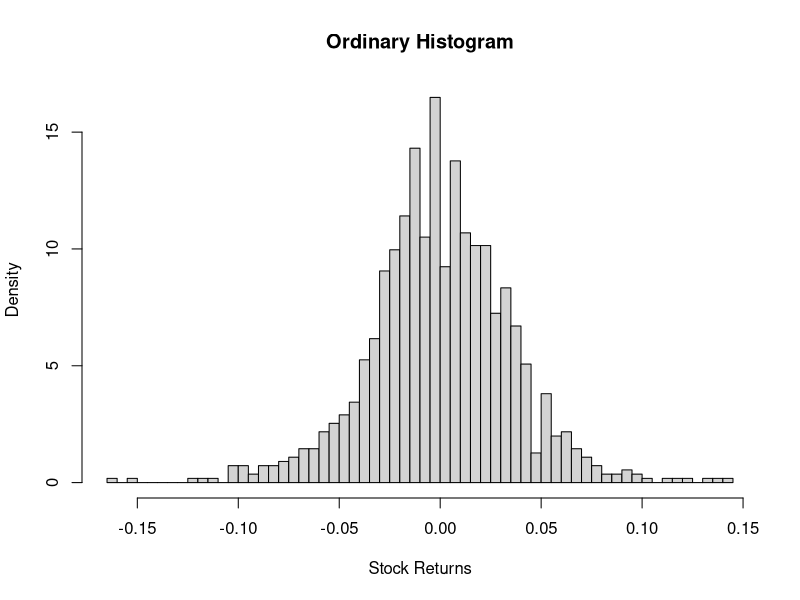

This figure's R source:

# clear variables and close windows
rm(list = ls(all = TRUE))
graphics.off()

# load data
x = read.table("stockres.dat")
h = 0.005  # bandwidth
grid = seq(round(min(x), 3) - 0.003, round(max(x), 3) + h, h)  # grid points

# plot histogram
hist(as.matrix(x), grid, probability = T, xlab = "Stock Returns", main = "Ordinary Histogram")
